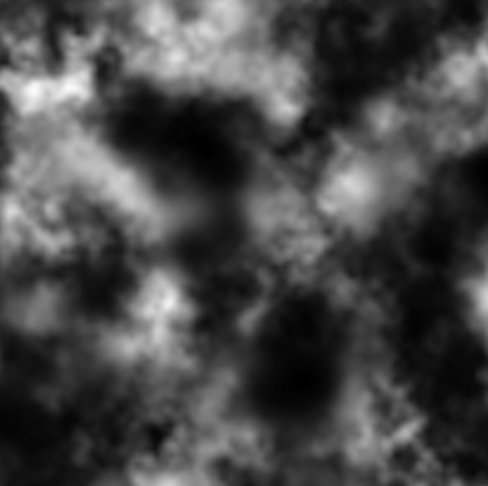
#> input picture heightmapCreator/input/ground2.png, 488 x 486 px
$ python main.py
#> lines starting #> are read from the running program, lines starting #| are printed output that depends on the picture
from PIL import Image, ImageOps, ImageFilter

class heightMap:
	__noiseMap = []
	__heightMap = []
	__planeMap = []
	__synthesizedMap = []
	__image = None
	__sizeX = None
	__sizeY = None

	def __init__(self, noiseImagePath):
#> called with noiseImagePath = 'input/ground2.png'
		tmp = Image.open(noiseImagePath).convert("L")
		tmpPixel = tmp.load()
		self.__sizeX = tmp.size[0]
		self.__sizeY = tmp.size[1]
		for x in range(0, self.__sizeX):
			self.__heightMap.append([])
			self.__noiseMap.append([])
			self.__planeMap.append([])
			for y in range(0, self.__sizeY):
				self.__heightMap[x].append(0)
				self.__noiseMap[x].append(tmpPixel[x, y])
				self.__planeMap[x].append(0)

		self.__image = Image.new("RGB", (self.__sizeX, self.__sizeY), "white").convert("L")


	#plane map:
	def setCircleElement(self, x0, y0, r, h):
		for x in range(0, self.__sizeX):
			for y in range(0, self.__sizeY):
				if (x-x0)*(x-x0)+(y-y0)*(y-y0)<r*r:
					self.__planeMap[x][y] = int(h)

	#noise map
	def scaleNoise(self, scaleRate):
#> called with scaleRate = 0.4
		for x in range(0, self.__sizeX):
			for y in range(0, self.__sizeY):
				self.__noiseMap[x][y] = int(self.__noiseMap[x][y]*scaleRate)


	#height map
	def scaleHeightMap(self, scaleRate):
#> called with scaleRate = 8
		for x in range(0, self.__sizeX):
			for y in range(0, self.__sizeY):
				self.__heightMap[x][y] = int(self.__heightMap[x][y]*scaleRate)

	def addCircleElement(self, x0, y0, r, h=1):
		for x in range(0, self.__sizeX):
			for y in range(0, self.__sizeY):
				if (x-x0)*(x-x0)+(y-y0)*(y-y0)<r*r:
					self.__heightMap[x][y] = int(self.__heightMap[x][y] + h)


	#height map advance
	def createMountain(self, x0, y0, rh, rl, h):
		for tmpH in range(0, h):
			tmpR = (float(h-tmpH)/h)*(rl-rh)+rh
			self.addCircleElement(x0, y0, tmpR, 1)

	def createPlane(self, x0, y0, r):
		self.setCircleElement(x0, y0, r, 1)

	def synthesize(self):
		for x in range(0, self.__sizeX):
			self.__synthesizedMap.append([])
			for y in range(0, self.__sizeY):
				if self.__planeMap[x][y]==0:
					self.__synthesizedMap[x].append(self.__noiseMap[x][y] + self.__heightMap[x][y])
				else:
					self.__synthesizedMap[x].append(self.__planeMap[x][y])

	def saveInImage(self):
		tmp = self.__image.load()
		for x in range(0, self.__sizeX):
			for y in range(0, self.__sizeY):
				tmp[x, y] = self.__synthesizedMap[x][y]

	def saveAsHeightMap(self, path):
		self.__image.filter(ImageFilter.GaussianBlur(radius=4)).save(path)
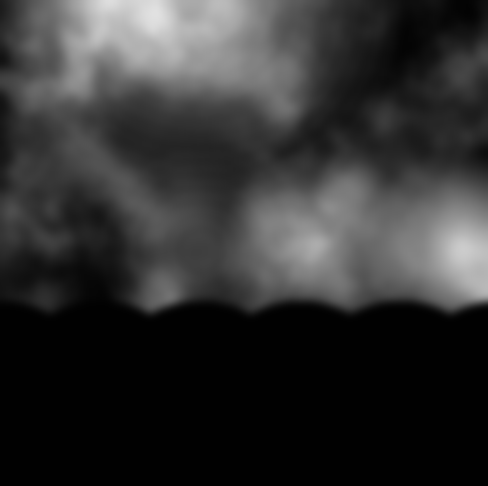
#> saved as 1.png: PIL image 488x486 L; min 1, max 225, mean 49.5

	def saveAsTexture(self, path):
		inverted_image = ImageOps.invert(self.__image)
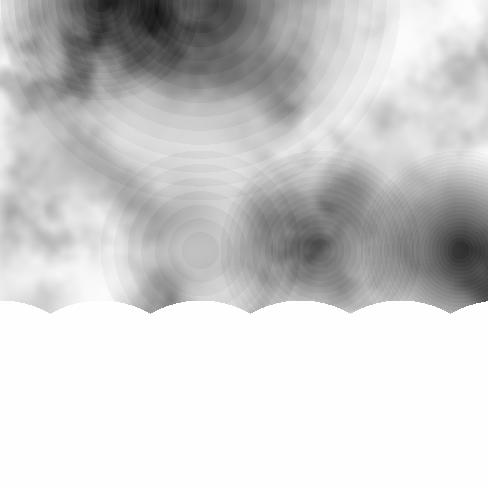
#> inverted_image: PIL image 488x486 L; min 20, max 254, mean 205.5
		inverted_image.filter(ImageFilter.GaussianBlur(radius=4)).save(path)


HM = heightMap("input/ground2.png")
HM.scaleNoise(0.4)

HM.createMountain(100, 0, 5, 100, 14)
HM.createMountain(200, 0, 5, 200, 14)
HM.createMountain(200, 250, 5, 100, 7)
HM.createMountain(320, 250, 5, 100, 15)
HM.createMountain(460, 250, 5, 100, 24)
HM.scaleHeightMap(8)

HM.createPlane(0, 400, 100)
HM.createPlane(100, 400, 100)
HM.createPlane(200, 400, 100)
HM.createPlane(300, 400, 100)
HM.createPlane(400, 400, 100)
HM.createPlane(500, 400, 100)

HM.synthesize()
HM.saveInImage()
HM.saveAsHeightMap("/home/kakaiu/ThreeChinesePainting/sceneWebRender/static/heightmap/1.png")
HM.saveAsTexture("/home/kakaiu/ThreeChinesePainting/sceneWebRender/static/texture/ground2.png")

$ run again, with sceneWebRender/water/heightMap.png copied over heightmapCreator/input/ground2.png
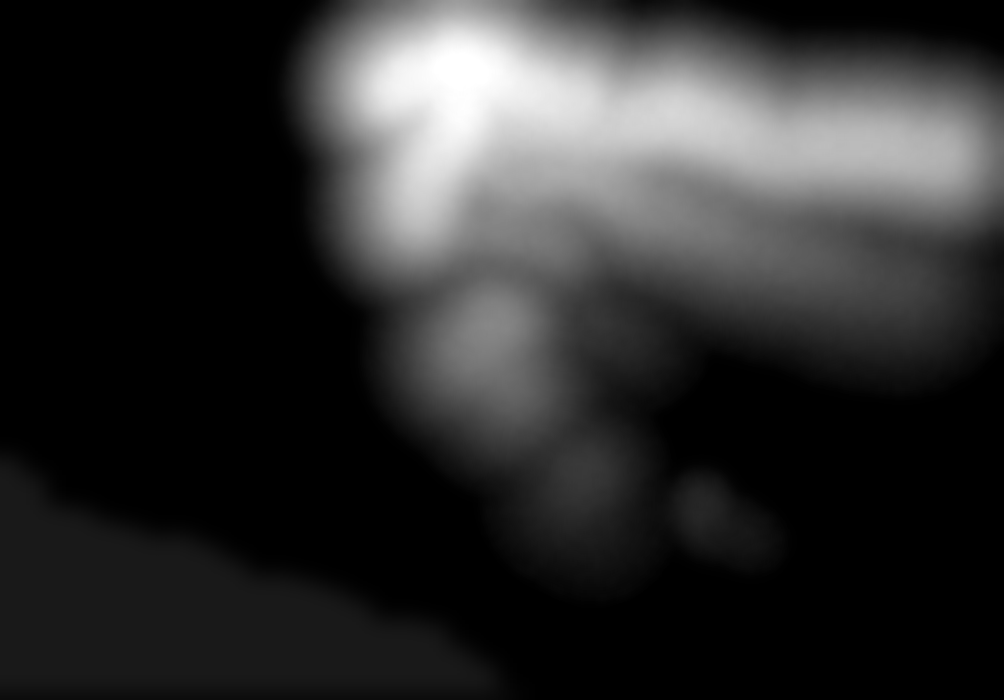
#> input picture sceneWebRender/water/heightMap.png, 1004 x 700 px
#> in __init__, tmp is the input picture: PIL image 1004x700 L; min 0, max 255, mean 45.4
#> in saveAsHeightMap, `self.__image.filter(ImageFilter.GaussianBlur(radius=4)).save(path)`:
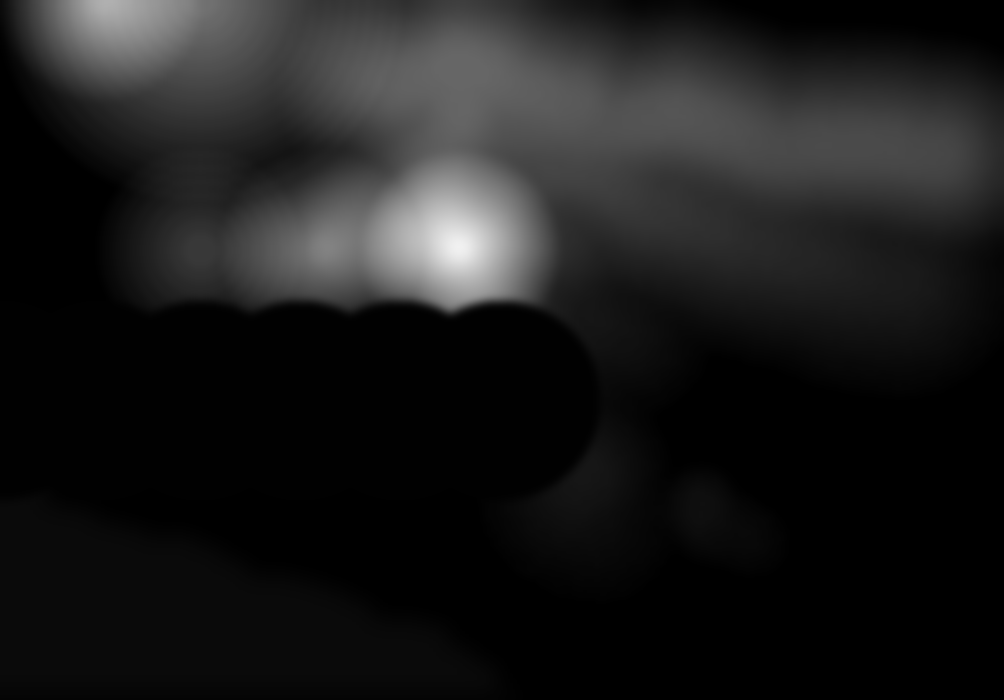
#> saved as 1.png: PIL image 1004x700 L; min 0, max 241, mean 27.3
#> in saveAsTexture, `inverted_image = ImageOps.invert(self.__image)`:
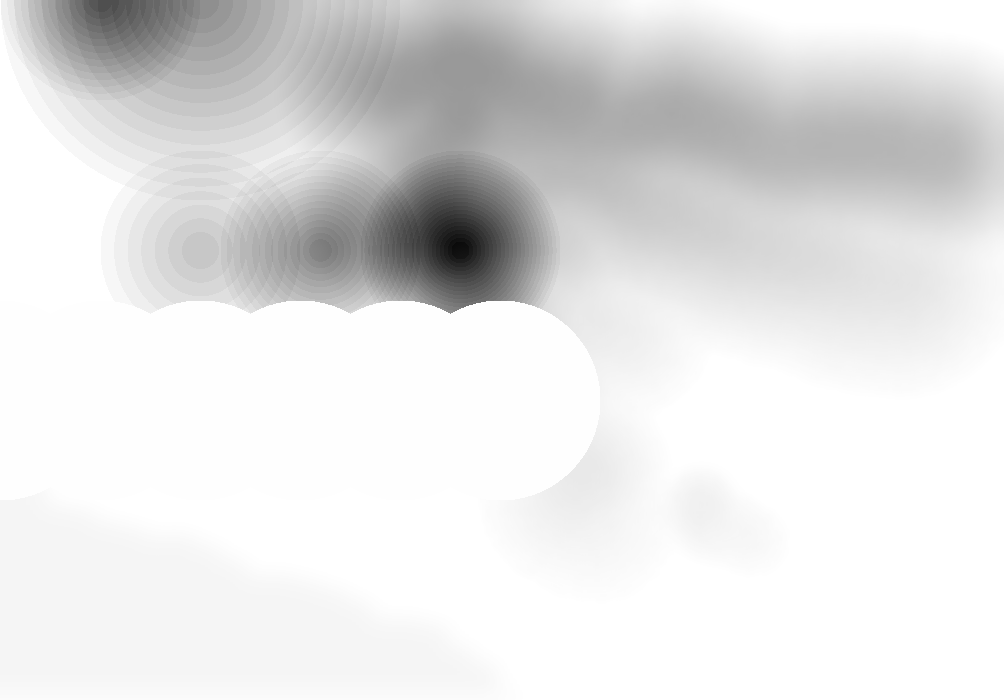
#> inverted_image: PIL image 1004x700 L; min 10, max 255, mean 227.8
